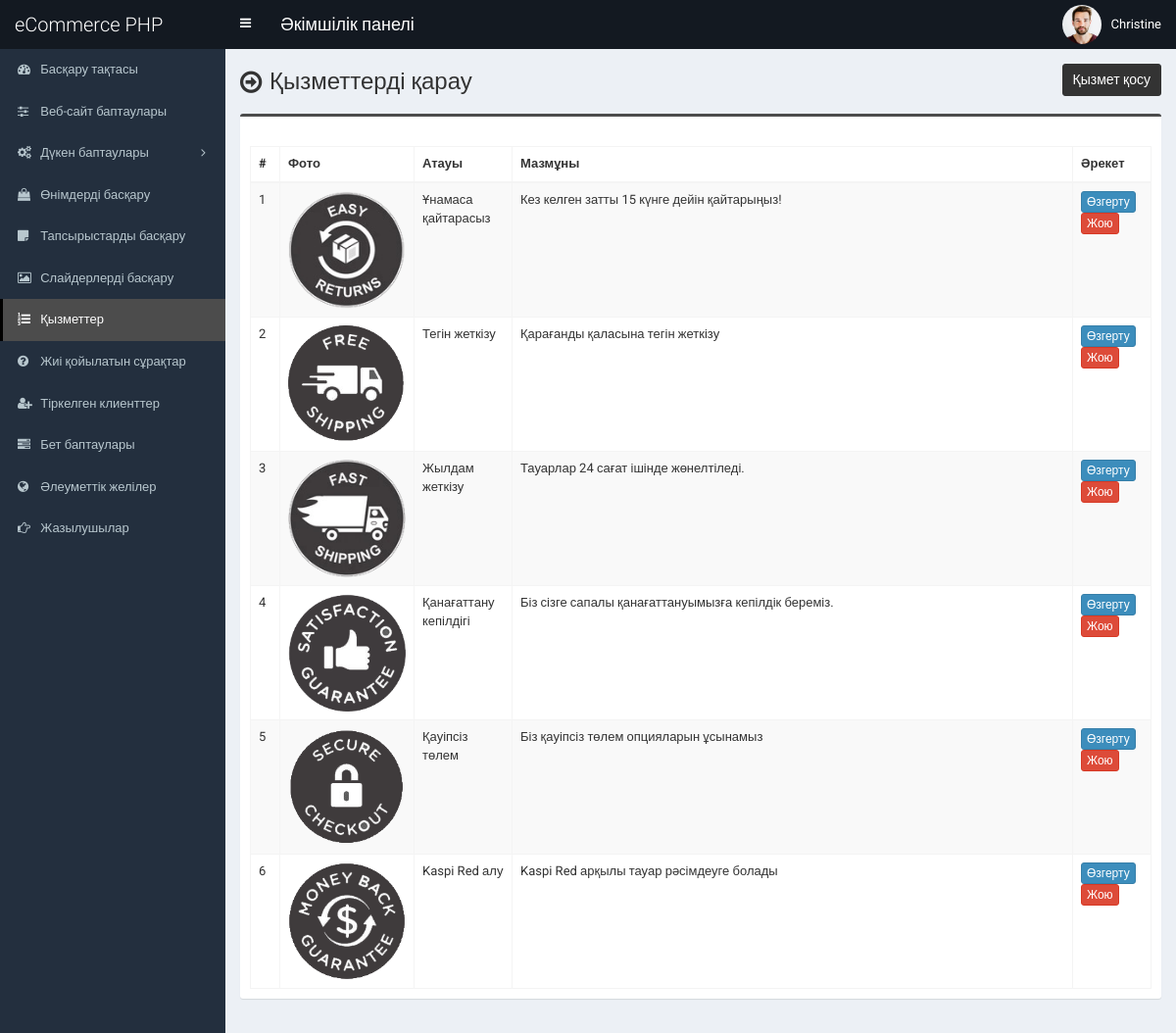
Screenshot of /admin/service.php (signed in) with the database file from the repository.
### tables this page shows
CREATE TABLE `tbl_service` (
  `id` int(11) NOT NULL,
  `title` varchar(255) NOT NULL,
  `content` text NOT NULL,
  `photo` varchar(255) NOT NULL
);

### admin/service.php (the view, shortened to what this page needs)
<?php require_once('header.php'); ?>
<section class="content-header">
	<div class="content-header-left">
		<h1>Қызметтерді қарау</h1>
	</div>
	<div class="content-header-right">
		<a href="service-add.php" class="btn btn-primary btn-sm">Қызмет қосу</a>
	</div>
</section>
<section class="content">
	<div class="row">
		<div class="col-md-12">
			<div class="box box-info">
				<div class="box-body table-responsive">
					<table id="example1" class="table table-bordered table-hover table-striped">
						<thead>
							<tr>
								<th width="30">#</th>
								<th>Фото</th>
								<th width="100">Атауы</th>
								<th>Мазмұны</th>
								<th width="80">Әрекет</th>
							</tr>
						</thead>
						<tbody>
							<?php
							$i=0;
							$statement = $pdo->prepare("SELECT * FROM tbl_service");
							$statement->execute();
							$result = $statement->fetchAll(PDO::FETCH_ASSOC);
							foreach ($result as $row) {
								$i++;
								?>
								<tr>
									<td><?php echo $i; ?></td>
									<td style="width:130px;"><img src="../assets/uploads/<?php echo $row['photo']; ?>" alt="<?php echo $row['title']; ?>" style="width:120px;"></td>
									<td><?php echo $row['title']; ?></td>
									<td><?php echo $row['content']; ?></td>
									<td>
										<a href="service-edit.php?id=<?php echo $row['id']; ?>" class="btn btn-primary btn-xs">Өзгерту</a>
										<a href="#" class="btn btn-danger btn-xs" data-href="service-delete.php?id=<?php echo $row['id']; ?>" data-toggle="modal" data-target="#confirm-delete">Жою</a>
									</td>
								</tr>
								<?php
							}
							?>
						</tbody>
					</table>
				</div>
			</div>
		</div>
	</div>
</section>
<?php require_once('footer.php'); ?>

### admin/style.css (style rules this page uses)
body { font-size: 13px; font-family: "Roboto", sans-serif; }
.content-header > h1, .content-header .content-header-left h1 { font-family: "Roboto", sans-serif; }
.box-info { padding-top: 20px; }
.content-header { overflow: hidden; }
.content-header .content-header-left { float: left; padding-top: 5px; }
.content-header .content-header-right { float: right; }
.content-header .content-header-left h1 { margin-top: 0; margin-bottom: 0; padding-left: 30px; padding-bottom: 5px; font-size: 24px; position: relative; }
.content-header .content-header-left h1:before { position: absolute; top: 0; left: 0; font-family: "FontAwesome", sans-serif; font-size: 26px; content: "\f18e"; }
.content-header .content-header-right a { position: relative; font-size: 14px; }
.box.box-info { border-top-color: #4c4c4c; }
.content-header .content-header-right a { background-color: #333333; border-color: #333333; }

### rows the page displays
tbl_service: photo (picture), title "Ұнамаса қайтарасыз", content "Кез келген затты 15 күнге дейін қайтарыңыз!"
tbl_service: photo (picture), title "Тегін жеткізу", content "Қарағанды қаласына тегін жеткізу"
tbl_service: photo (picture), title "Жылдам жеткізу", content "Тауарлар 24 сағат ішінде жөнелтіледі."
tbl_service: photo (picture), title "Қанағаттану кепілдігі", content "Біз сізге сапалы қанағаттануымызға кепілдік береміз."
tbl_service: photo (picture), title "Қауіпсіз төлем", content "Біз қауіпсіз төлем опцияларын ұсынамыз"
tbl_service: photo (picture), title "Kaspi Red алу", content "Kaspi Red арқылы тауар рәсімдеуге болады"

### other values shown
$_SESSION['user']['full_name'] "Christine"
